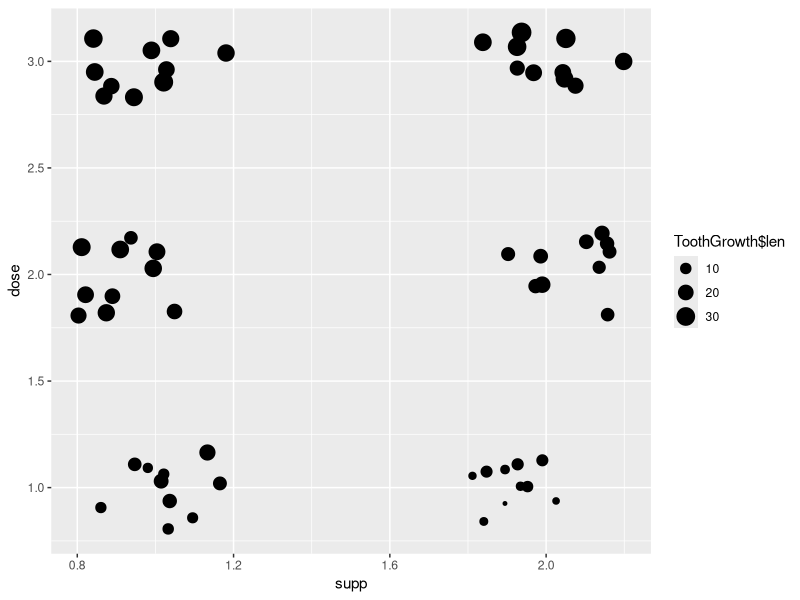

R code for this plot:
## ---- chunk 1
library(ggplot2)
data(ToothGrowth)
str(ToothGrowth)
ToothGrowth$dose<-as.factor(ToothGrowth$dose)
qplot(jitter(as.numeric(ToothGrowth$supp)),jitter(as.numeric(ToothGrowth$dose)),
      size=ToothGrowth$len,ylab="dose",xlab="supp")
## ---- chunk 2
summary(ToothGrowth)
## ---- chunk 3
group1<-ToothGrowth[ToothGrowth$dose==0.5,1]
group2<-ToothGrowth[ToothGrowth$dose==2,1]
## ---- chunk 4
t.test(group1,group2,paired=FALSE)
## ---- chunk 5
group1<-ToothGrowth[ToothGrowth$supp=="VC",1]
group2<-ToothGrowth[ToothGrowth$supp=="OJ",1]
## ---- chunk 6
t.test(group1,group2,paired=FALSE)
